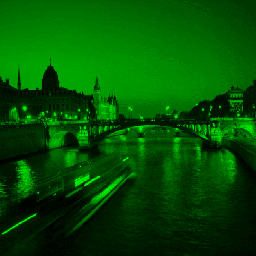
#> input picture green_pic.png, 256 x 256 px, given in place of salt_and_pepper.png, which was not available
$ python -i utils.py   (imports and definitions only)   (older library calls are emulated)
#> lines starting #> are read from the running program, lines starting #| are printed output that depends on the picture; pictures that were not available may be replaced by others from this repository, and a replacement may not be noted
from tkinter import filedialog
from PIL import Image
from PIL.ImageTk import PhotoImage
import cv2
import numpy as np
from random import randint
from copy import deepcopy
import os
from ImageWindow import ImageWindow


# Open local image
# [10 lines left out: function open_image, not called in this run]


def get_imagetk(image):
    if type(image) == np.ndarray:
        image = Image.fromarray(image)
    return PhotoImage(image)


# Guide 4----------------------------------
# Generate an image with a grayscale filter
# [122 lines left out: functions generate_grayscale, generate_negative, generate_bw, generate_law_gamma, salt_and_pepper, salt and 1 more, not called in this run]


# Generates image w/ averaging filter
# Gets the image as a parameter
def generate_averaging_filter(img):
    rows, cols = img.shape  # gets nos. of rows & columns

    # Weighted average mask
    mask = np.array([[1, 2, 1], [2, 4, 2], [1, 2, 1]])
    mask = mask / 16  # normalization

    # Creates new array for new image w/ filter
    new_img = np.zeros([rows, cols])

    # Applies filter to the image by using the weighted average mask for every pixel
    for i in range(1, rows - 1):
        for j in range(1, cols - 1):
            new_img[i, j] = img[i - 1, j - 1] * mask[0, 0] + img[i - 1, j] * mask[0, 1] + img[i - 1, j + 1] * mask[
                0, 2] + img[i, j - 1] * mask[1, 0] + img[i, j] * mask[1, 1] + img[i, j + 1] * mask[
                                1, 2] + img[i + 1, j - 1] * mask[2, 0] + img[i + 1, j] * mask[2, 1] + img[
                                i + 1, j + 1] * mask[2, 2]

    new_img = new_img.astype(np.uint8)
    return get_imagetk(new_img)


# Generates image w/ median filter
# Gets the image as a parameter
def median_filtering(img):
    rows, cols = img.shape  # rows & columns

    # Creates new array for new image w/ filter
    new_img = np.zeros([rows, cols])

    # Applies filter to the image by computing the median and substituting the median for the center pixel
    for i in range(1, rows - 1):
        for j in range(1, cols - 1):
            tmp = [img[i - 1, j - 1],
                   img[i - 1, j],
                   img[i - 1, j + 1],
                   img[i, j - 1],
                   img[i, j],
                   img[i, j + 1],
                   img[i + 1, j - 1],
                   img[i + 1, j],
                   img[i + 1, j + 1]]

            tmp = sorted(tmp)  # sorts the values
            new_img[i, j] = tmp[4]  # replaces pixel with the median of the tmp array

    new_img = new_img.astype(np.uint8)
    return get_imagetk(new_img)


# Generates image w/ spatial domain laplacian highpass filter
# Gets the image as a parameter
def highpass_laplacian(img):
    # Kernel for the laplacian filter
    filter_data = np.array([[0, 1, 0],
                            [1, -4, 1],
                            [0, 1, 0]])

    # Applies the kernel to the image, resulting in a laplacian image
    filtered_img = cv2.filter2D(src=img, ddepth=-1, kernel=filter_data)

    # Formula used in the book
    # Original image is added to the product of the constant and the filtered image
    # The constant used is -1 because the center of the kernel is negative
    filter_data2 = img + (-1 * filtered_img)

    clip = np.array(np.clip(filter_data2, 0, 255), dtype='uint8')

    return get_imagetk(clip)


# Generates image w/ unsharp masking filter
# Gets the image as a parameter
def unsharp_masking(img):
    img = (img / 255)  # normalization
    blurred_img = cv2.GaussianBlur(img, (31, 31), cv2.BORDER_DEFAULT)  # blurring the image

    # Subtracting blurred image from the original
    mask = img - blurred_img
    final = img + mask  # adds mask/filter for unsharp masking to the original image

    final = np.clip(final, 0, 255)
    final = cv2.normalize(final, None, alpha=0, beta=255, norm_type=cv2.NORM_MINMAX, dtype=cv2.CV_32F)
    final = final.astype('uint8')

    return get_imagetk(final)


# Generates image w/ highboost filter
# Gets the image as a parameter
def highboost(img):
    img = img / 255

    blurred_img = cv2.GaussianBlur(img, (31, 31), cv2.BORDER_DEFAULT)

    # Subtracting blurred image from the original
    mask = img - blurred_img
    amplify_param = 5  # amplification parameter
    # adds the product of the mask/filter and amplification parameter to the original image for highboost filtering
    final = img + amplify_param * mask
    final = np.clip(final, 0, 255)
    final = cv2.normalize(final, None, alpha=0, beta=255, norm_type=cv2.NORM_MINMAX, dtype=cv2.CV_32F)
    final = final.astype('uint8')

    return get_imagetk(final)


# Generates image w/ sobel gradient
# Gets the image as a parameter
def gradient_sobel(img):
    row, col = np.shape(img)  # Gets nos. of rows and columns
    final_img = np.zeros(shape=(row, col))  # Initializes new array for the final image
    x_grad = np.zeros(shape=(row, col))  # Initializes new array for sobel x-gradient
    y_grad = np.zeros(shape=(row, col))  # Initializes new array for sobel y-gradient

    # Sobel y-gradient mask
    y_sobel = np.array(([[-1, -2, -1],
                         [0, 0, 0],
                         [1, 2, 1]]))

    # Sobel x-gradient mask
    x_sobel = np.array(([[-1, 0, 1],
                         [-2, 0, 2],
                         [-1, 0, 1]]))

    # Apply the mask to the image using the formula
    for i in range(row - 2):
        for j in range(col - 2):
            x_partial = np.sum(np.multiply(x_sobel, img[i:i + 3, j:j + 3]))  # compute partial derivative of x
            y_partial = np.sum(np.multiply(y_sobel, img[i:i + 3, j:j + 3]))  # compute partial derivative of y
            x_grad[i + 1, j + 1] = x_partial
            y_grad[i + 1, j + 1] = y_partial
            final_img[i + 1, j + 1] = np.sqrt(x_partial ** 2 + y_partial ** 2)

    return get_imagetk(final_img), get_imagetk(x_grad), get_imagetk(y_grad)


# [10 lines left out: function contra_harmonic, not called in this run]


def img_size(img_filename):
    status = os.stat(img_filename)
    size = str(status.st_size)


# Compression Algo 2
# [115 lines left out: functions encoding_bw, encoding_rgb, bw_compression, rgb_compression, decode_bw, decode_rgb, not called in this run]


def generate_more_filters(base_image):
#> called with base_image = 'green_pic.png'
    if base_image == 'Grayscale':
        base_image = 'pic'
    else:
        base_image = 'salt_and_pepper'
    cv2_image = cv2.imread(f'./assets/{base_image}.png', 0)
#> cv2_image: shape (256, 256); min 2, max 142, mean 46.7
    sobel_ave, sobel_x, sobel_y = gradient_sobel(deepcopy(cv2_image))
#> after the loop in gradient_sobel, `for i in range(row - 2):`:
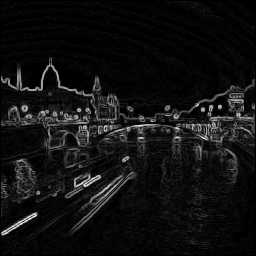
#> final_img: shape (256, 256) float64; min 0, max 517.1, mean 35.9; drawn with min black and max white
#> after the loop in gradient_sobel, `for i in range(row - 2):`:
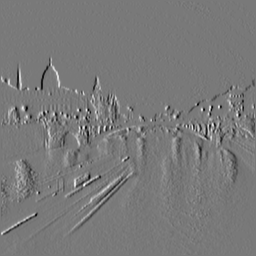
#> x_grad: shape (256, 256) float64; min -405, max 442, mean -0.3; drawn with min black and max white
#> after the loop in gradient_sobel, `for i in range(row - 2):`:
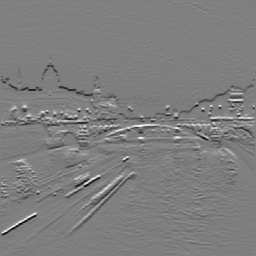
#> y_grad: shape (256, 256) float64; min -465, max 468, mean -1.2; drawn with min black and max white

    return {
        "None": None,
        # average
        "Low Pass Average": generate_averaging_filter(deepcopy(cv2_image)),

        # median
        "Low Pass Median": median_filtering(deepcopy(cv2_image)),

        # high pass
        "High Pass Laplacian": highpass_laplacian(deepcopy(cv2_image)),

        # un-sharp mask
        "Unsharping Mask": unsharp_masking(deepcopy(cv2_image)),

        # high boost
        "Highboost Amp Parameter=5": highboost(deepcopy(cv2_image)),

        # Sobel
        "Gradient Sobel": sobel_ave,
        "Gradient Sobel X": sobel_x,
        "Gradient Sobel Y": sobel_y,
    }
#> in median_filtering, `rows, cols = img.shape`: rows = 256
#> after the loop in median_filtering, `for i in range(1, rows - 1):`:
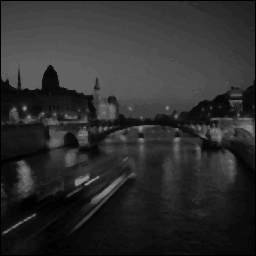
#> new_img: shape (256, 256) float64; min 0, max 142, mean 45.8
#> in highpass_laplacian, `filter_data = np.array([[0, 1, 0], [1, -4, 1], [0, 1, 0]])`: filter_data = [[0, 1, 0], [1, -4, 1], [0, 1, 0]]
#> in highpass_laplacian, `filter_data2 = img + (-1 * filtered_img)`:
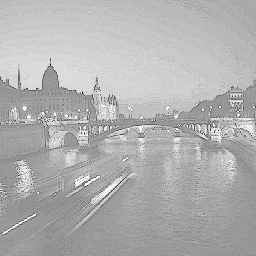
#> filter_data2: shape (256, 256) int16; min -190, max 142, mean 40.1; drawn with min black and max white
#> in unsharp_masking, `mask = img - blurred_img`:
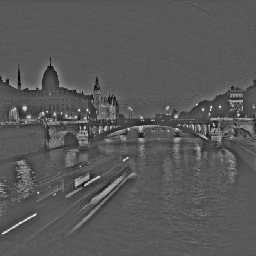
#> mask: shape (256, 256) float64; min -0.259, max 0.488, mean -4.5e-05; drawn with min black and max white
#> in highboost, `final = np.clip(final, 0, 255)`:
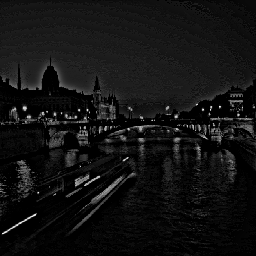
#> final: shape (256, 256) float64; min 0, max 2.99, mean 0.22; drawn with min black and max white


def get_bit_planes():
    cv2_image = cv2.imread(f'./assets/pic.png', 0)
    return [255 * ((cv2_image & (1 << i)) >> i) for i in range(8)]


# [54 lines left out: functions blend_planes, add_watermark, open_bit_plane_window, resize_images, not called in this run]

# References
###
# https://www.folkstalk.com/tech/rgb-to-grayscale-python-with-code-examples/
# https://pythontic.com/image-processing/pillow/negative#:~:text=The%20negative%20transformation%20is%20given,darker%20regions%20of%20the%20image.
# https://pythonexamples.org/python-opencv-convert-image-to-black-and-white/
# https://theailearner.com/2019/01/26/power-law-gamma-transformations/
# https://www.geeksforgeeks.org/add-a-salt-and-pepper-noise-to-an-image-with-python/#:~:text=Salt%2Dand%2Dpepper%20noise%20is,%2C%20bit%20transmission%20error%2C%20etc.
# https://www.geeksforgeeks.org/spatial-filters-averaging-filter-and-median-filter-in-image-processing/
# https://www.youtube.com/watch?v=5l0y-LMM1c0&t=39s
# https://github.com/adamiao/sobel-filter-tutorial/blob/master/sobel_from_scratch.py
# https://stackabuse.com/introduction-to-image-processing-in-python-with-opencv/
# ###

>>> result = generate_more_filters('green_pic.png')
#> result = 9 items

$ run again, on red_pic.png
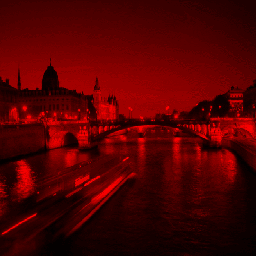
#> input picture red_pic.png, 256 x 256 px, given in place of salt_and_pepper.png, which was not available
#> after the loop in generate_averaging_filter, `for i in range(1, rows - 1):`:
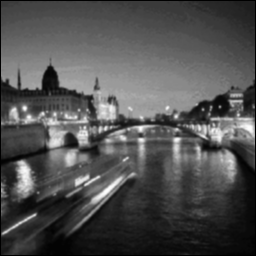
#> new_img: shape (256, 256) float64; min 0, max 74.38, mean 23.6; drawn with min black and max white
#> in median_filtering, `rows, cols = img.shape`: rows = 256
#> filter_data = [[0, 1, 0], [1, -4, 1], [0, 1, 0]]
#> in highboost, `final = np.clip(final, 0, 255)`:
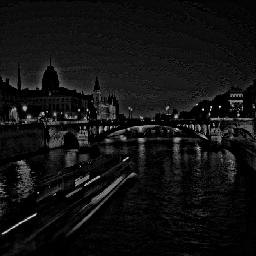
#> final: shape (256, 256) float64; min 0, max 1.6, mean 0.113; drawn with min black and max white
#> result = 9 items
